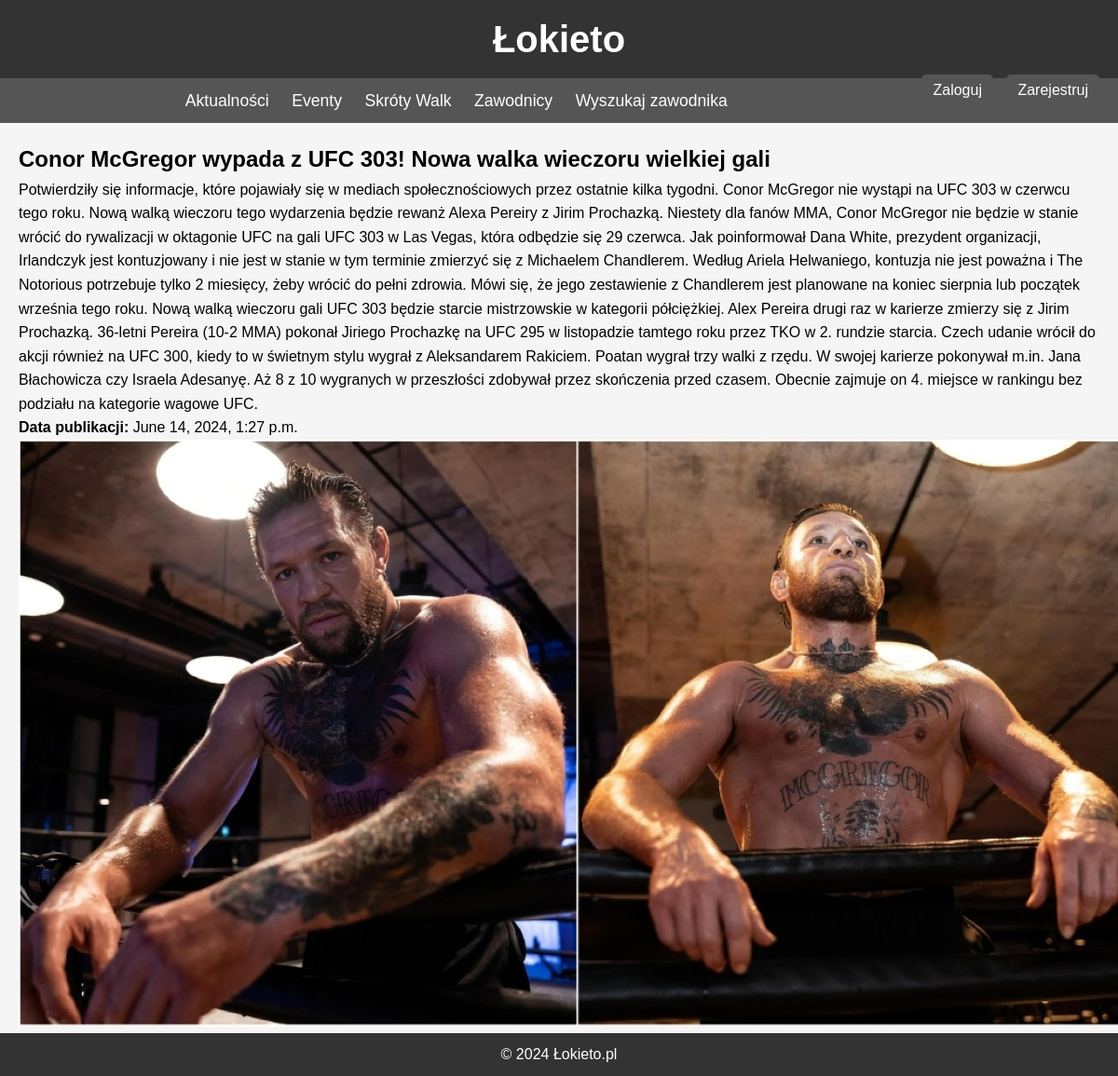
Screenshot of /article/2/ with the database file from the repository.
### mma/models.py (models this page shows, shortened)
class Article(models.Model):
    title = models.CharField(max_length=200)
    image = models.ImageField(upload_to='articles/')
    content = models.TextField()
    published_date = models.DateTimeField(default=timezone.now)

### mma/views.py (the view)
# urls.py: path('article/<int:article_id>/', article_detail, name='article_detail'),
def article_detail(request, article_id):
    article = get_object_or_404(Article, pk=article_id)
    return render(request, 'article_detail.html', {'article': article})

### templates/article_detail.html (shortened to what this page needs)
{% extends 'index.html' %}
{% load static %}
{% block content %}
    <section id="article_detail">
        <article>
            <h2>{{ article.title }}</h2>
            <p>{{ article.content }}</p>
            <p><strong>Data publikacji:</strong> {{ article.published_date }}</p>
            {% if article.image %}
                <img src="{{ article.image.url }}" alt="Image">
            {% endif %}
        </article>
    </section>
    <a href="{% url 'edit_article' article_id=article.id %}">Edytuj artykuł</a>
    <a href="{% url 'delete_article' pk=article.id %}">Usuń artykuł</a>
{% endblock %}

### mma/static/index.css (style rules this page uses)
* { margin: 0; padding: 0; box-sizing: border-box; }
body { font-family: Arial, sans-serif; line-height: 1.6; background-color: #f5f5f5; margin: 0; padding: 0; }

### rows the page displays
Article: title "Conor McGregor wypada z UFC 303! Nowa walka wieczoru wielkiej gali", content "Potwierdziły się informacje, które pojawiały się w mediach społecznościowych przez ostatnie kilka tygodni. Conor McGregor nie wystąpi na UFC 303 w czerwcu tego roku. Nową walką wieczoru tego wydarzenia będzie rewanż Alexa Pereiry z Jirim Prochazką. Niestety dla fanów MMA, Conor McGregor nie będzie w stanie wrócić do rywalizacji w oktagonie UFC na gali UFC 303 w Las Vegas, która odbędzie się 29 czerwca. Jak poinformował Dana White, prezydent organizacji, Irlandczyk jest kontuzjowany i nie jest w stanie w tym terminie zmierzyć się z Michaelem Chandlerem. Według Ariela Helwaniego, kontuzja nie jest poważna i The Notorious potrzebuje tylko 2 miesięcy, żeby wrócić do pełni zdrowia. Mówi się, że…", published_date "June 14, 2024, 1:27 p.m.", image (picture)
